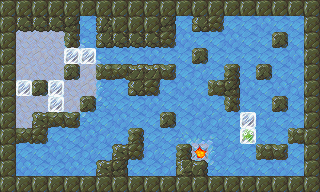

A 2D game scene composited from a Tiled map and its tileset images. What follows is a short description and the map's XML, with each tile layer's data collapsed to a summary:
An orthogonal 20x12 tile map with 16x16 px tiles, 4 tile layers (Bottom, Floor, FloorTop, Blocks), 5 tilesets.

<map version="1.0" orientation="orthogonal" width="20" height="12" tilewidth="16" tileheight="16">
 <tileset firstgid="1" name="ground" tilewidth="16" tileheight="16">
  <image source="assets/tileset-ground.png" width="48" height="16" />
 </tileset>
 <tileset firstgid="4" name="misc" tilewidth="16" tileheight="16">
  <image source="assets/tileset-misc.png" width="64" height="16" />
  <tile id="3">
   <properties>
    <property name="goal" value="true" />
   </properties>
  </tile>
 </tileset>
 <tileset firstgid="8" name="pushblocks" tilewidth="16" tileheight="16">
  <image source="assets/tileset-pushblocks.png" width="48" height="16" />
  <tile id="1">
   <properties>
    <property name="goal" value="true" />
    <property name="sprite" value="assets/frozen.sprite" />
   </properties>
  </tile>
 </tileset>
 <tileset firstgid="11" name="rocks" tilewidth="16" tileheight="16">
  <properties>
   <property name="collision" value="true" />
  </properties>
  <image source="assets/tileset-rocks.png" width="256" height="48" />
 </tileset>
 <tileset firstgid="59" name="slippery" tilewidth="16" tileheight="16">
  <properties>
   <property name="slippery_block" value="true" />
   <property name="slippery_player" value="true" />
  </properties>
  <image source="assets/tileset-slippery.png" width="256" height="48" />
 </tileset>
 <layer name="Bottom" width="20" height="12">
  <data>[240 cells, 240 non-empty, 2 distinct tile ids]</data>
 </layer>
 <layer name="Floor" width="20" height="12">
  <properties>
   <property name="player_offset_y" value="-1" />
   <property name="player_sprite" value="assets/dino.sprite" />
   <property name="start_x" value="1" />
   <property name="start_y" value="3" />
  </properties>
  <data>[240 cells, 198 non-empty, 14 distinct tile ids]</data>
 </layer>
 <layer name="FloorTop" width="20" height="12">
  <data>[240 cells, 115 non-empty, 17 distinct tile ids]</data>
 </layer>
 <layer name="Blocks" width="20" height="12">
  <data>[240 cells, 7 non-empty, 2 distinct tile ids]</data>
 </layer>
</map>
